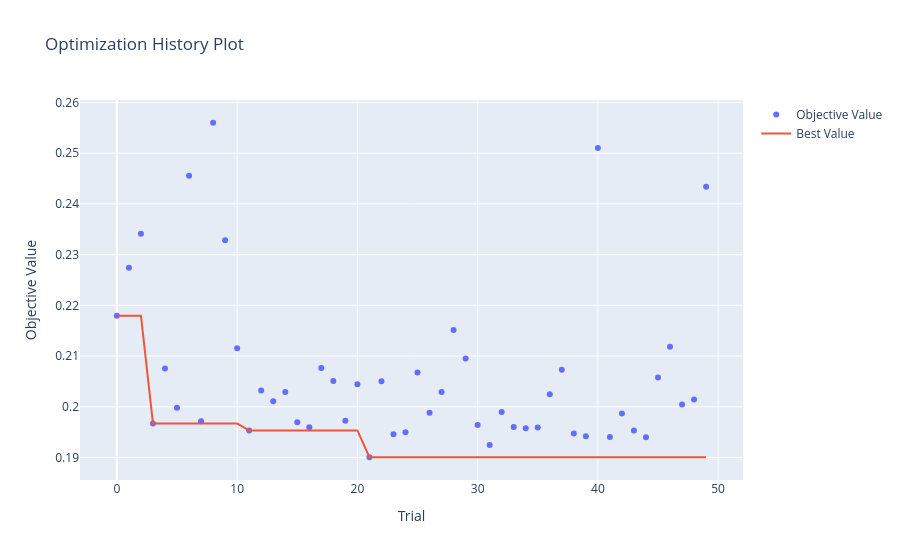
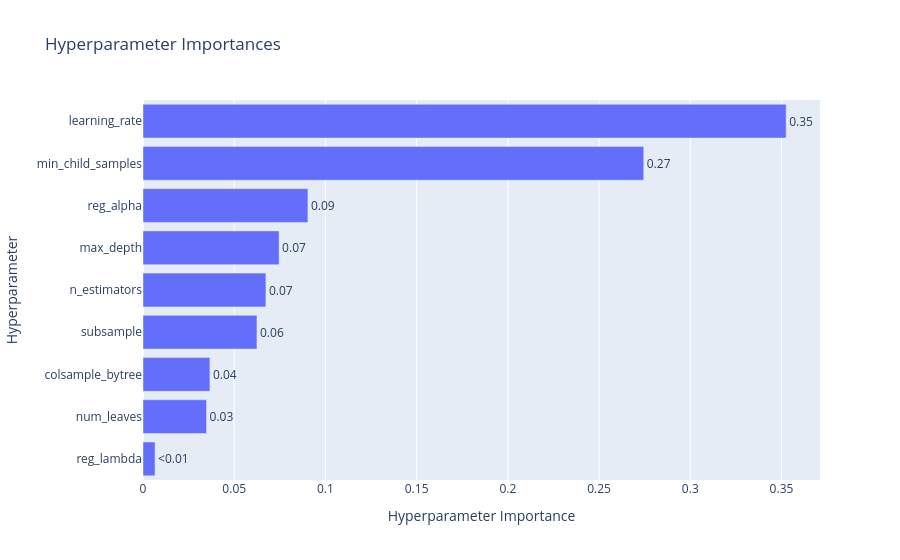
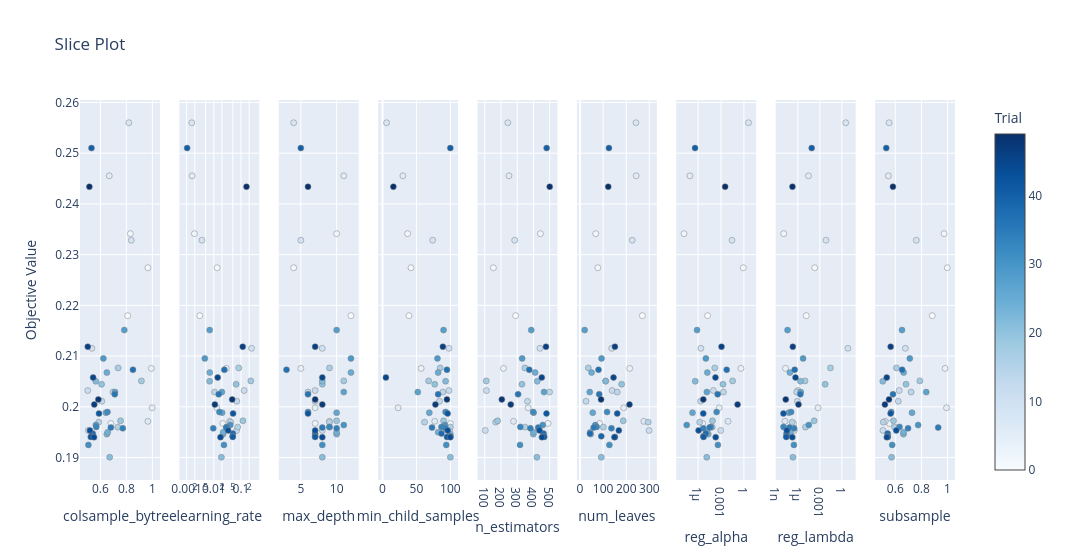

These figures' notebook cell, in order:
### Code cell
# ── Trials + graficos de Optuna ──────────────────────────────────────────
df_trials = study.trials_dataframe()
df_trials.to_csv(DIR_OUT / 'trials.csv', index=False)

print("Top 10 trials:")
print(df_trials[df_trials['state'] == 'COMPLETE']
      .sort_values('value')[['number', 'value']].head(10).to_string(index=False))

try:
    import optuna.visualization as vis
    for nombre, fig_ in [
        ('historia',           vis.plot_optimization_history(study)),
        ('importancia_hiper',  vis.plot_param_importances(study)),
        ('slice',              vis.plot_slice(study)),
    ]:
        fig_.write_html(str(DIR_OUT / f'optuna_{nombre}.html'))
        fig_.show()
except Exception as e:
    print(f"Graficos de Optuna no disponibles: {e}")
